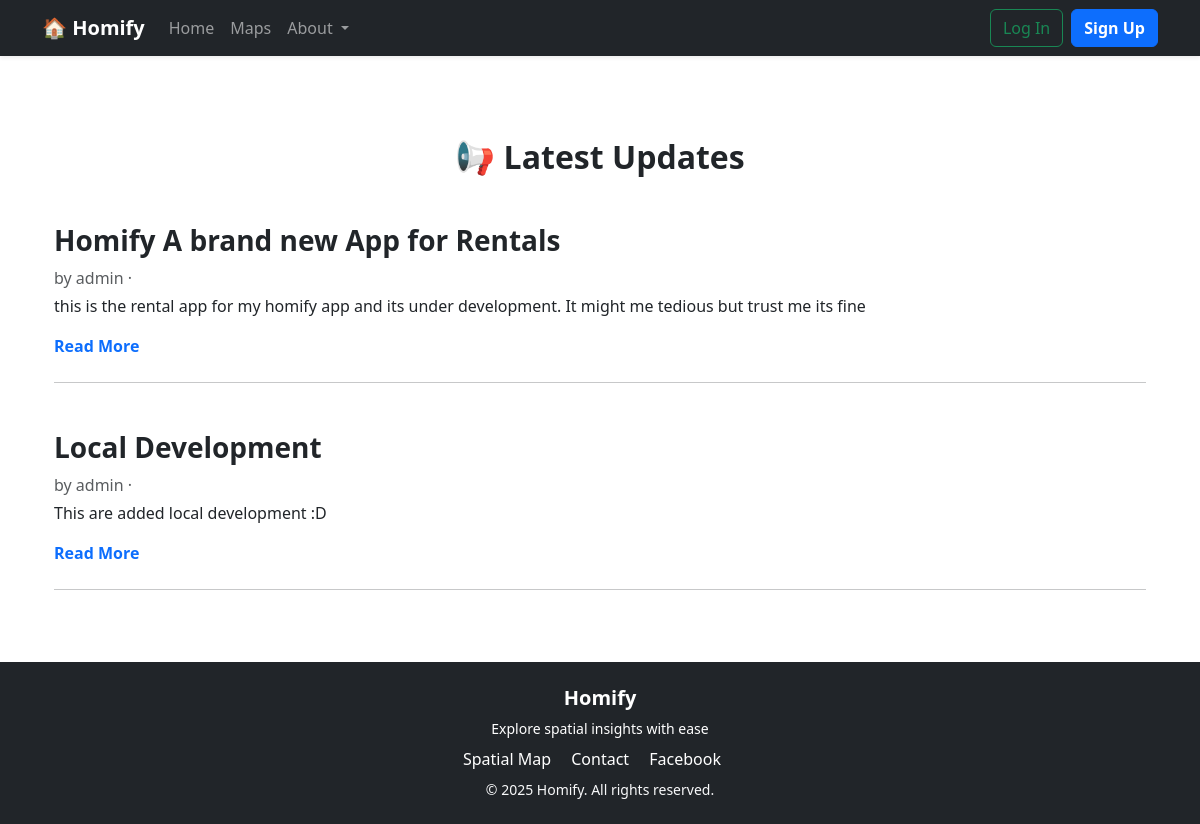
Page /post/ on the committed database.
### homify/models.py (models this page shows, shortened)
class Post(models.Model):
    title = models.CharField(max_length=200)
    author = models.ForeignKey(
        'auth.User',
        on_delete=models.CASCADE
    )
    body = models.TextField()

### homify/views.py (the view)
# urls.py: path('post/', PostListView.as_view(), name='post_list' ),
class PostListView(ListView):
    model = Post
    context_object_name = 'posts'
    template_name = 'post/post_list.html'

### templates/post/post_list.html
{% extends 'base.html' %}
{% block content %}
<div class="container my-5">
    <h2 class="fw-bolder text-center mb-5">📢 Latest Updates</h2>
    {% for post in posts %}
    <article class="mb-5">
        <h3 class="fw-bold">{{ post.title }}</h3>
        <p class="text-muted mb-1">by {{ post.author }} · <small>{{ post.date }}</small></p>
        <p class="fs-6">{{ post.body }}</p>
        <a href="{% url 'post_detail' post.pk %}" class="text-decoration-none fw-semibold">Read More</a>
        <hr class="my-4">
    </article>
    {% empty %}
    <p class="text-center text-muted">No posts available yet.</p>
    {% endfor %}
</div>
{% endblock content %}

### rows in the picture
Post: title "Homify A brand new App for Rentals", author "admin", body "this is the rental app for my homify app and its under development. It might me tedious but trust me its fine"
Post: title "Local Development", author "admin", body "This are added local development :D"
